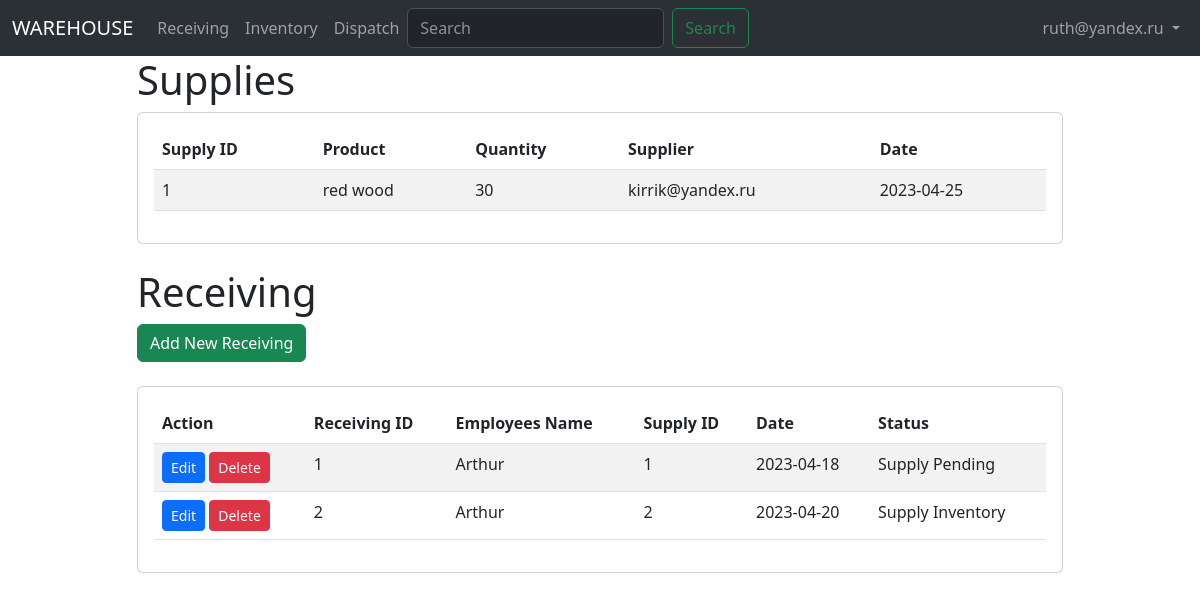
Page /receiving (signed in) on the committed database.
### app.py (models this page shows, shortened)
class User(db.Model, UserMixin):
    id = db.Column(db.Integer, primary_key=True)
    email = db.Column(db.String(100), unique=True, nullable=False)
    password_hash = db.Column(db.String(128), nullable=False)
    active = db.Column(db.Boolean())
    roles = db.relationship('Role', secondary=roles_user ,backref=db.backref('users', lazy='dynamic'))
    def has_role(self, role):
        return role in [r.name for r in self.roles]

class Supply(db.Model):
    supply_id = db.Column(db.Integer, primary_key=True)
    product_name = db.Column(db.String(50), db.ForeignKey('product.product_name'), nullable=False)
    quantity = db.Column(db.Integer, nullable=False)
    supplier_email = db.Column(db.String, db.ForeignKey('supplier.email'), nullable=False)
    date = db.Column(db.Date, nullable=False)
    product = db.relationship('Product', backref=db.backref('supply', lazy=True))
    supplier = db.relationship('Supplier', backref=db.backref('supply', lazy=True))

class Receiving(db.Model):
    receiving_id = db.Column(db.Integer, primary_key=True)
    employees_id = db.Column(db.Integer, db.ForeignKey('employees.employees_id'), nullable=False)
    supply_id = db.Column(db.Integer, db.ForeignKey('supply.supply_id'), nullable=False)
    date = db.Column(db.Date, nullable=False)
    status = db.Column(db.String(100))
    employees = db.relationship('Employees', backref=db.backref('Receiving', lazy=True))

class Employees(db.Model):
    employees_id = db.Column(db.Integer, primary_key=True)
    name = db.Column(db.String(50), nullable=False)
    email = db.Column(db.String(50), nullable=False)
    phone = db.Column(db.String(20), nullable=False)
    role = db.Column(db.String(50), nullable=False)

### app.py (the view)
@app.route('/receiving')
@login_required
def receiving():
    q = request.args.get('q')
    supply_list = Supply.query.all()
    if q:
        receiving_list = Receiving.query.filter(Receiving.status.contains(q)).all()
    else:
        receiving_list = Receiving.query.all()
    receiving_supply_ids = [d.supply_id for d in receiving_list if d.status == 'Supply Inventory']
    pending_supply = [o for o in supply_list if o.supply_id not in receiving_supply_ids]
    return render_template('receiving/receiving.html', supply=pending_supply, receiving=receiving_list)

### app.py (called while the page is built)
@login_manager.user_loader
def load_user(user_id):
    return User.query.get(int(user_id))

### templates/receiving/receiving.html
{% extends 'base.html' %}
{% block content %}
<div class="container">
  <div class="row justify-content-center">
    <div class="col-md-10">
      <h1>Supplies</h1>
      {% set receiving_supply_ids = [] %}
      {% for item in receiving %}
        {% if item.status == 'done' %}
          {% set _ = receiving_supply_ids.append(item.supply_id) %}
        {% endif %}
      {% endfor %}
      <div class="card mb-4">
        <div class="card-body">
          <table class="table table-striped">
            <thead>
              <tr>
                <th scope="col">Supply ID</th>
                <th scope="col">Product</th>
                <th scope="col">Quantity</th>
                <th scope="col">Supplier</th>
                <th scope="col">Date</th>
              </tr>
            </thead>
            <tbody>
              {% for spl in supply %}
                {% set received = false %}
                {% for item in dispatch %}
                  {% if item.supply_id == spl.supply_id and item.status != 'Supply Inventory' %}
                    {% set received = true %}
                  {% endif %}
                {% endfor %}
                {% if not received %}
                  <tr>
                    <td>{{ spl.supply_id }}</td>
                    <td>{{ spl.product_name }}</td>
                    <td>{{ spl.quantity }}</td>
                    <td>{{ spl.supplier_email }}</td>
                    <td>{{ spl.date }}</td>
                  </tr>
                {% endif %}
              {% endfor %}
            </tbody>
          </table>
        </div>
      </div>
      <h1>Receiving</h1>
      <a href="{{ url_for('add_receiving') }}" class="btn btn-success">Add New Receiving</a>
      <br><br>
      <div class="card mb-4">
        <div class="card-body">
          <table class="table table-striped">
            <thead>
              <tr>
                <th scope="col">Action</th>
                <th scope="col">Receiving ID</th>
                <th scope="col">Employees Name</th>
                <th scope="col">Supply ID</th>
                <th scope="col">Date</th>
                <th scope="col">Status</th>
              </tr>
            </thead>
            <tbody>
              {% for item in receiving %}
                <tr>
                  <td>
                    <a href="{{ url_for('edit_receiving', id=item.receiving_id) }}" class="btn btn-primary btn-sm">Edit</a>
                    <a href="{{ url_for('delete_receiving', id=item.receiving_id) }}" class="btn btn-danger btn-sm">Delete</a>
                  </td>
                  <td>{{ item.receiving_id }}</td>
                  <td>{{ item.employees.name }}</td>
                  <td>{{ item.supply_id }}</td>
                  <td>{{ item.date }}</td>
                  <td>{{ item.status }}</td>
                </tr>
              {% endfor %}
            </tbody>
          </table>
        </div>
      </div>
    </div>
  </div>
</div>
{% endblock %}

### templates/base.html (shortened to what this page needs)
<!DOCTYPE html>
<html>
<head>
	<link href="https://cdn.jsdelivr.net/npm/bootstrap@5.3.0-alpha3/dist/css/bootstrap.min.css" rel="stylesheet">
</head>
<body>
	<nav class="navbar navbar-expand-lg bg-body-tertiary" data-bs-theme="dark">
		<div class="container-fluid">
			<a class="navbar-brand" href="{{ url_for('search') }}">WAREHOUSE</a>
			<div class="collapse navbar-collapse" id="navbarNav">
				<ul class="navbar-nav me-auto mb-2 mb-lg-0">
					<li class="nav-item">
					  <a class="nav-link" href="{{ url_for('receiving') }}">Receiving</a>
					</li>
					<li class="nav-item">
					  <a class="nav-link" href="{{ url_for('inventory') }}">Inventory</a>
					</li>
					<li class="nav-item">
					  <a class="nav-link" href="{{ url_for('dispatch') }}">Dispatch</a>
					</li>
					<form class="d-flex" role="search" method="GET">
						<input class="form-control me-2" type="search" placeholder="Search" aria-label="Search" name ="q" value="{{  request.args.get('q', '') }}">
						<button class="btn btn-outline-success" type="submit">Search</button>
					</form>
				</ul>
				{% if current_user.is_authenticated %}
				<ul class="navbar-nav ml-auto">
				<li class="nav-item dropdown">
					<a class="nav-link dropdown-toggle" href="#" id="navbarDropdown" role="button" data-bs-toggle="dropdown" aria-expanded="false">
					{{ current_user.email }}
					</a>
				</li>
				</ul>
				{% else %}
				<ul class="navbar-nav ml-auto">
				<li class="nav-item">
					<a class="nav-link" href="{{ url_for('login') }}">Login</a>
				</li>
				</ul>
				{% endif %}
			</div>
		</div>
	</nav>
	{% block content %}
	{% endblock %}
</body>
</html>

### rows in the picture
User: email "ruth@yandex.ru"
Supply: supply_id "1", product_name "red wood", quantity "30", supplier_email "kirrik@yandex.ru", date "2023-04-25"
Receiving: receiving_id "1", employees.name "Arthur", supply_id "1", date "2023-04-18", status "Supply Pending"
Receiving: receiving_id "2", employees.name "Arthur", supply_id "2", date "2023-04-20", status "Supply Inventory"
